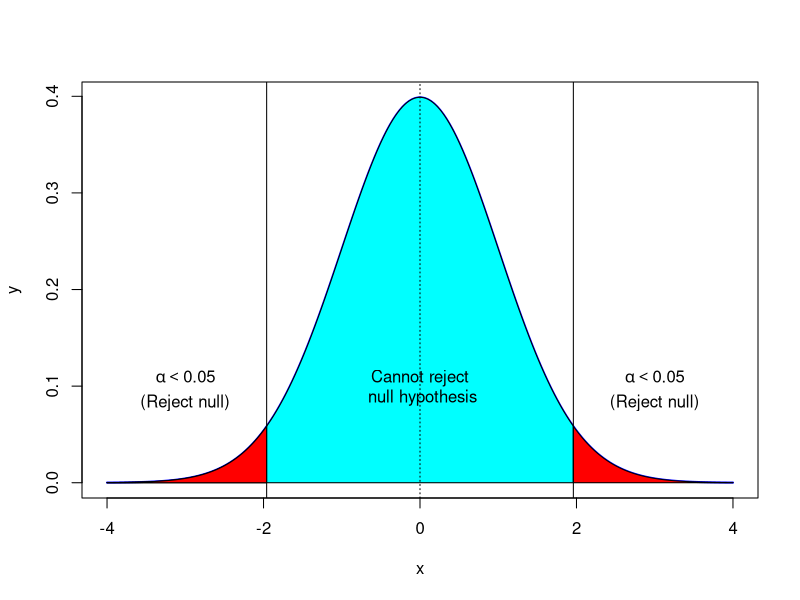

The R source for this figure:
png(filename="5percenttails.png", 
    width=5, height=4, units="in", 
    pointsize=12, bg="white", res=300, 
    type="quartz"
    )

x=seq(-4,4,length=200)
y=dnorm(x)
plot(x,y,type="l", lwd=2, col="blue")
x=seq(-4,1.96,length=200)
y=dnorm(x)
polygon(c(-4,x,1.96),c(0,y,0),col="cyan")

x=seq(1.96,4,length=200)
y=dnorm(x)
polygon(c(1.96,x,4),c(0,y,0), col="red")

x=seq(-4,-1.96,length=200)
y=dnorm(x)
polygon(c(-4,x,-1.96),c(0,y,0), col="red")

abline(v=0,col=1,lty=3)
abline(v=1.96,col=1,lty=1)
abline(v=-1.96,col=1,lty=1)

text(x=0, y=0.1, labels=("Cannot reject\n null hypothesis"), cex=1.0)
text(x=3, y=0.11, labels=(expression(paste(alpha < 0.05))), cex=1.0)
text(x=3,y=0.095,labels="\n(Reject null)")

text(x=-3, y=0.11, labels=(expression(paste(alpha < 0.05))), cex=1.0)
text(x=-3,y=0.095,labels="\n(Reject null)")

dev.off()
